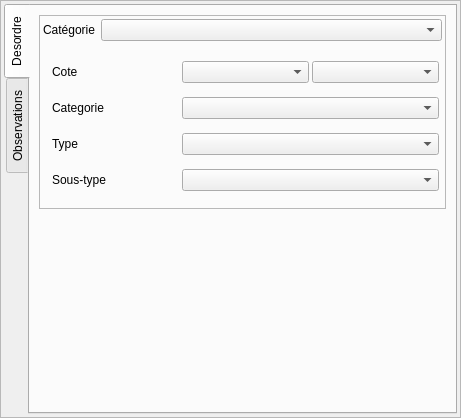
<?xml version="1.0" encoding="UTF-8"?>
<ui version="4.0">
 <class>Form</class>
 <widget class="QWidget" name="Form">
  <property name="geometry">
   <rect>
    <x>0</x>
    <y>0</y>
    <width>461</width>
    <height>418</height>
   </rect>
  </property>
  <property name="windowTitle">
   <string>Form</string>
  </property>
  <layout class="QVBoxLayout" name="verticalLayout_2" stretch="20">
   <property name="leftMargin">
    <number>0</number>
   </property>
   <property name="topMargin">
    <number>0</number>
   </property>
   <property name="rightMargin">
    <number>0</number>
   </property>
   <property name="bottomMargin">
    <number>0</number>
   </property>
   <item>
    <widget class="QFrame" name="frame">
     <property name="frameShape">
      <enum>QFrame::StyledPanel</enum>
     </property>
     <property name="frameShadow">
      <enum>QFrame::Raised</enum>
     </property>
     <layout class="QVBoxLayout" name="verticalLayout">
      <property name="leftMargin">
       <number>3</number>
      </property>
      <property name="topMargin">
       <number>3</number>
      </property>
      <property name="rightMargin">
       <number>3</number>
      </property>
      <property name="bottomMargin">
       <number>3</number>
      </property>
      <item>
       <widget class="QTabWidget" name="tabWidget_2">
        <property name="tabPosition">
         <enum>QTabWidget::West</enum>
        </property>
        <property name="currentIndex">
         <number>0</number>
        </property>
        <widget class="QWidget" name="tab_4">
         <attribute name="title">
          <string>Desordre</string>
         </attribute>
         <layout class="QVBoxLayout" name="verticalLayout_5">
          <item>
           <widget class="QFrame" name="frame_2">
            <property name="frameShape">
             <enum>QFrame::StyledPanel</enum>
            </property>
            <property name="frameShadow">
             <enum>QFrame::Raised</enum>
            </property>
            <layout class="QGridLayout" name="gridLayout_3" columnstretch="1,10">
             <property name="leftMargin">
              <number>3</number>
             </property>
             <property name="topMargin">
              <number>3</number>
             </property>
             <property name="rightMargin">
              <number>3</number>
             </property>
             <property name="bottomMargin">
              <number>3</number>
             </property>
             <item row="0" column="1">
              <widget class="QComboBox" name="comboBox_groupedes"/>
             </item>
             <item row="0" column="0">
              <widget class="QLabel" name="label_2">
               <property name="text">
                <string>Catégorie</string>
               </property>
              </widget>
             </item>
             <item row="1" column="0" colspan="2">
              <widget class="QStackedWidget" name="stackedWidget">
               <property name="currentIndex">
                <number>0</number>
               </property>
               <widget class="QWidget" name="page">
                <layout class="QGridLayout" name="gridLayout_2">
                 <property name="topMargin">
                  <number>3</number>
                 </property>
                 <property name="rightMargin">
                  <number>3</number>
                 </property>
                 <property name="bottomMargin">
                  <number>3</number>
                 </property>
                 <property name="spacing">
                  <number>3</number>
                 </property>
                 <item row="4" column="0">
                  <widget class="QLabel" name="label">
                   <property name="text">
                    <string>Sous-type</string>
                   </property>
                  </widget>
                 </item>
                 <item row="1" column="0">
                  <widget class="QLabel" name="label_5">
                   <property name="text">
                    <string>Categorie</string>
                   </property>
                  </widget>
                 </item>
                 <item row="0" column="0">
                  <widget class="QLabel" name="label_4">
                   <property name="text">
                    <string>Cote</string>
                   </property>
                  </widget>
                 </item>
                 <item row="2" column="1" colspan="2">
                  <widget class="QComboBox" name="comboBox_des_type"/>
                 </item>
                 <item row="1" column="1" colspan="2">
                  <widget class="QComboBox" name="comboBox_des_cat"/>
                 </item>
                 <item row="0" column="1">
                  <widget class="QComboBox" name="comboBox_cote"/>
                 </item>
                 <item row="0" column="2">
                  <widget class="QComboBox" name="comboBox_position"/>
                 </item>
                 <item row="2" column="0">
                  <widget class="QLabel" name="label_6">
                   <property name="text">
                    <string>Type</string>
                   </property>
                  </widget>
                 </item>
                 <item row="4" column="1" colspan="2">
                  <widget class="QComboBox" name="comboBox_sstypedes"/>
                 </item>
                </layout>
               </widget>
               <widget class="QWidget" name="page_2">
                <layout class="QHBoxLayout" name="horizontalLayout_2">
                 <item>
                  <widget class="QLabel" name="label_3">
                   <property name="text">
                    <string>A remplir avec les spec desordre cat2</string>
                   </property>
                  </widget>
                 </item>
                </layout>
               </widget>
              </widget>
             </item>
            </layout>
           </widget>
          </item>
          <item>
           <spacer name="verticalSpacer">
            <property name="orientation">
             <enum>Qt::Vertical</enum>
            </property>
            <property name="sizeHint" stdset="0">
             <size>
              <width>20</width>
              <height>40</height>
             </size>
            </property>
           </spacer>
          </item>
         </layout>
        </widget>
        <widget class="QWidget" name="tab_5">
         <attribute name="title">
          <string>Observations</string>
         </attribute>
         <layout class="QVBoxLayout" name="verticalLayout_6">
          <item>
           <widget class="QTabWidget" name="tabWidget">
            <property name="currentIndex">
             <number>0</number>
            </property>
            <widget class="QWidget" name="tab">
             <attribute name="title">
              <string>Observation</string>
             </attribute>
             <layout class="QGridLayout" name="gridLayout" columnstretch="0">
              <property name="leftMargin">
               <number>3</number>
              </property>
              <property name="topMargin">
               <number>3</number>
              </property>
              <property name="rightMargin">
               <number>3</number>
              </property>
              <property name="bottomMargin">
               <number>3</number>
              </property>
             </layout>
            </widget>
            <widget class="QWidget" name="tab_2">
             <attribute name="title">
              <string>Photos associées</string>
             </attribute>
             <layout class="QVBoxLayout" name="verticalLayout_3">
              <property name="leftMargin">
               <number>3</number>
              </property>
              <property name="topMargin">
               <number>3</number>
              </property>
              <property name="rightMargin">
               <number>3</number>
              </property>
              <property name="bottomMargin">
               <number>3</number>
              </property>
             </layout>
            </widget>
            <widget class="QWidget" name="tab_3">
             <attribute name="title">
              <string>Croquis</string>
             </attribute>
             <layout class="QVBoxLayout" name="verticalLayout_4">
              <property name="leftMargin">
               <number>3</number>
              </property>
              <property name="topMargin">
               <number>3</number>
              </property>
              <property name="rightMargin">
               <number>3</number>
              </property>
              <property name="bottomMargin">
               <number>3</number>
              </property>
             </layout>
            </widget>
           </widget>
          </item>
         </layout>
        </widget>
       </widget>
      </item>
     </layout>
    </widget>
   </item>
  </layout>
 </widget>
 <resources/>
 <connections/>
</ui>
